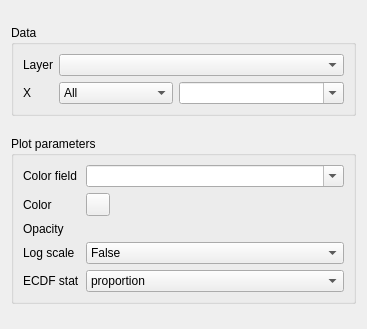
<?xml version="1.0" encoding="UTF-8"?>
<ui version="4.0">
 <class>Form</class>
 <widget class="QWidget" name="Form">
  <property name="geometry">
   <rect>
    <x>0</x>
    <y>0</y>
    <width>367</width>
    <height>329</height>
   </rect>
  </property>
  <property name="sizePolicy">
   <sizepolicy hsizetype="Preferred" vsizetype="Preferred">
    <horstretch>0</horstretch>
    <verstretch>0</verstretch>
   </sizepolicy>
  </property>
  <property name="minimumSize">
   <size>
    <width>0</width>
    <height>329</height>
   </size>
  </property>
  <property name="maximumSize">
   <size>
    <width>16777215</width>
    <height>329</height>
   </size>
  </property>
  <property name="windowTitle">
   <string>Form</string>
  </property>
  <layout class="QVBoxLayout" name="verticalLayout">
   <item>
    <widget class="QGroupBox" name="plot_data_box_2">
     <property name="sizePolicy">
      <sizepolicy hsizetype="Preferred" vsizetype="Maximum">
       <horstretch>0</horstretch>
       <verstretch>0</verstretch>
      </sizepolicy>
     </property>
     <property name="title">
      <string>Data</string>
     </property>
     <layout class="QFormLayout" name="formLayout">
      <item row="0" column="0">
       <widget class="QLabel" name="label_2">
        <property name="text">
         <string>Layer</string>
        </property>
       </widget>
      </item>
      <item row="0" column="1">
       <widget class="QgsMapLayerComboBox" name="ecdf_layer"/>
      </item>
      <item row="1" column="0">
       <widget class="QLabel" name="label_5">
        <property name="text">
         <string>X</string>
        </property>
       </widget>
      </item>
      <item row="1" column="1">
       <layout class="QHBoxLayout" name="horizontalLayout">
        <item>
         <widget class="QgsRasterBandComboBox" name="ecdf_raster_X">
          <property name="currentText">
           <string>All</string>
          </property>
          <item>
           <property name="text">
            <string>All</string>
           </property>
          </item>
         </widget>
        </item>
        <item>
         <widget class="QgsFieldComboBox" name="ecdf_vector_X">
          <property name="editable">
           <bool>true</bool>
          </property>
          <property name="placeholderText">
           <string>Leave empty for all fields</string>
          </property>
          <property name="allowEmptyFieldName">
           <bool>false</bool>
          </property>
         </widget>
        </item>
       </layout>
      </item>
     </layout>
    </widget>
   </item>
   <item>
    <widget class="QGroupBox" name="plot_customization_box_2">
     <property name="sizePolicy">
      <sizepolicy hsizetype="Preferred" vsizetype="Maximum">
       <horstretch>0</horstretch>
       <verstretch>0</verstretch>
      </sizepolicy>
     </property>
     <property name="title">
      <string>Plot parameters</string>
     </property>
     <layout class="QFormLayout" name="formLayout_2">
      <item row="1" column="0">
       <widget class="QLabel" name="label_113">
        <property name="text">
         <string>Color</string>
        </property>
       </widget>
      </item>
      <item row="1" column="1">
       <widget class="QgsColorButton" name="ecdf_color">
        <property name="minimumSize">
         <size>
          <width>24</width>
          <height>0</height>
         </size>
        </property>
       </widget>
      </item>
      <item row="2" column="0">
       <widget class="QLabel" name="label_114">
        <property name="text">
         <string>Opacity</string>
        </property>
       </widget>
      </item>
      <item row="2" column="1">
       <widget class="QgsOpacityWidget" name="ecdf_opacity">
        <property name="opacity">
         <double>1.000000000000000</double>
        </property>
       </widget>
      </item>
      <item row="3" column="0">
       <widget class="QLabel" name="label_115">
        <property name="text">
         <string>Log scale</string>
        </property>
       </widget>
      </item>
      <item row="3" column="1">
       <widget class="QComboBox" name="ecdf_log_scale">
        <item>
         <property name="text">
          <string>False</string>
         </property>
        </item>
        <item>
         <property name="text">
          <string>True</string>
         </property>
        </item>
       </widget>
      </item>
      <item row="4" column="0">
       <widget class="QLabel" name="label_112">
        <property name="text">
         <string>ECDF stat</string>
        </property>
       </widget>
      </item>
      <item row="4" column="1">
       <widget class="QComboBox" name="ecdf_stat">
        <item>
         <property name="text">
          <string>proportion</string>
         </property>
        </item>
        <item>
         <property name="text">
          <string>count</string>
         </property>
        </item>
       </widget>
      </item>
      <item row="0" column="1">
       <widget class="QgsFieldComboBox" name="ecdf_color_field">
        <property name="editable">
         <bool>true</bool>
        </property>
        <property name="allowEmptyFieldName">
         <bool>true</bool>
        </property>
       </widget>
      </item>
      <item row="0" column="0">
       <widget class="QLabel" name="label_4">
        <property name="text">
         <string>Color field</string>
        </property>
       </widget>
      </item>
     </layout>
    </widget>
   </item>
  </layout>
 </widget>
 <customwidgets>
  <customwidget>
   <class>QgsColorButton</class>
   <extends>QToolButton</extends>
   <header>qgscolorbutton.h</header>
  </customwidget>
  <customwidget>
   <class>QgsFieldComboBox</class>
   <extends>QComboBox</extends>
   <header>qgsfieldcombobox.h</header>
  </customwidget>
  <customwidget>
   <class>QgsMapLayerComboBox</class>
   <extends>QComboBox</extends>
   <header>qgsmaplayercombobox.h</header>
  </customwidget>
  <customwidget>
   <class>QgsOpacityWidget</class>
   <extends>QWidget</extends>
   <header>qgsopacitywidget.h</header>
  </customwidget>
  <customwidget>
   <class>QgsRasterBandComboBox</class>
   <extends>QComboBox</extends>
   <header>qgsrasterbandcombobox.h</header>
  </customwidget>
 </customwidgets>
 <resources/>
 <connections/>
</ui>
